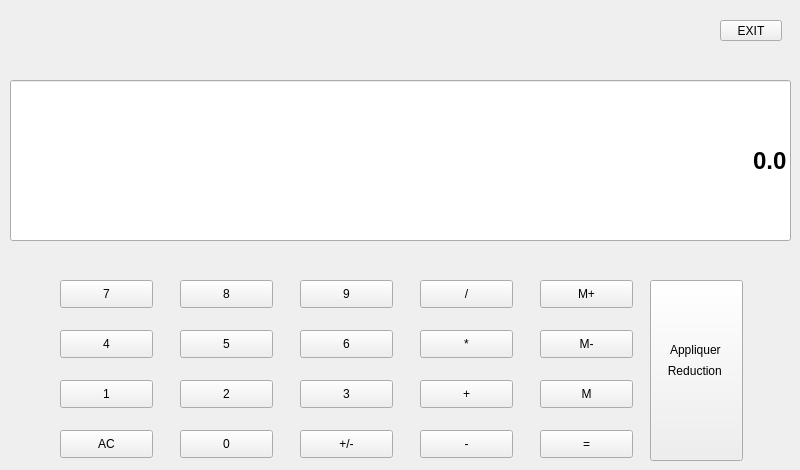
   <widget class="QWidget" name="Clients_stats">
    <attribute name="title">
     <string>Calcul</string>
    </attribute>
    <widget class="QPushButton" name="pushButton_Quit_2">
     <property name="geometry">
      <rect>
       <x>720</x>
       <y>20</y>
       <width>62</width>
       <height>21</height>
      </rect>
     </property>
     <property name="text">
      <string>EXIT</string>
     </property>
    </widget>
    <widget class="QLineEdit" name="Display">
     <property name="geometry">
      <rect>
       <x>10</x>
       <y>80</y>
       <width>781</width>
       <height>161</height>
      </rect>
     </property>
     <property name="sizePolicy">
      <sizepolicy hsizetype="Expanding" vsizetype="Expanding">
       <horstretch>0</horstretch>
       <verstretch>0</verstretch>
      </sizepolicy>
     </property>
     <property name="font">
      <font>
       <family>Arial</family>
       <pointsize>18</pointsize>
       <weight>75</weight>
       <bold>true</bold>
      </font>
     </property>
     <property name="text">
      <string>0.0</string>
     </property>
     <property name="alignment">
      <set>Qt::AlignRight|Qt::AlignTrailing|Qt::AlignVCenter</set>
     </property>
    </widget>
    <widget class="QPushButton" name="ChangeSign">
     <property name="geometry">
      <rect>
       <x>300</x>
       <y>430</y>
       <width>93</width>
       <height>28</height>
      </rect>
     </property>
     <property name="sizePolicy">
      <sizepolicy hsizetype="Preferred" vsizetype="Preferred">
       <horstretch>0</horstretch>
       <verstretch>0</verstretch>
      </sizepolicy>
     </property>
     <property name="text">
      <string>+/-</string>
     </property>
    </widget>
    <widget class="QPushButton" name="Subtract">
     <property name="geometry">
      <rect>
       <x>420</x>
       <y>430</y>
       <width>93</width>
       <height>28</height>
      </rect>
     </property>
     <property name="sizePolicy">
      <sizepolicy hsizetype="Preferred" vsizetype="Preferred">
       <horstretch>0</horstretch>
       <verstretch>0</verstretch>
      </sizepolicy>
     </property>
     <property name="text">
      <string>-</string>
     </property>
    </widget>
    <widget class="QPushButton" name="Button0">
     <property name="geometry">
      <rect>
       <x>180</x>
       <y>430</y>
       <width>93</width>
       <height>28</height>
      </rect>
     </property>
     <property name="sizePolicy">
      <sizepolicy hsizetype="Preferred" vsizetype="Preferred">
       <horstretch>0</horstretch>
       <verstretch>0</verstretch>
      </sizepolicy>
     </property>
     <property name="text">
      <string>0</string>
     </property>
    </widget>
    <widget class="QPushButton" name="Clear">
     <property name="geometry">
      <rect>
       <x>60</x>
       <y>430</y>
       <width>93</width>
       <height>28</height>
      </rect>
     </property>
     <property name="sizePolicy">
      <sizepolicy hsizetype="Preferred" vsizetype="Preferred">
       <horstretch>0</horstretch>
       <verstretch>0</verstretch>
      </sizepolicy>
     </property>
     <property name="text">
      <string>AC</string>
     </property>
    </widget>
    <widget class="QPushButton" name="Equals">
     <property name="geometry">
      <rect>
       <x>540</x>
       <y>430</y>
       <width>93</width>
       <height>28</height>
      </rect>
     </property>
     <property name="sizePolicy">
      <sizepolicy hsizetype="Preferred" vsizetype="Preferred">
       <horstretch>0</horstretch>
       <verstretch>0</verstretch>
      </sizepolicy>
     </property>
     <property name="styleSheet">
      <string notr="true">selection-background-color: rgb(255, 170, 0);
QPushButton {
     background-color: #ffaa00; border: 1px solid gray;
	border-radius: 0px;
	padding: 5px;
}
QPushButton:pressed {
    background-color: #A9A9A9; border: 1px solid gray;
	border-radius: 0px;
	padding: 5px;
}</string>
     </property>
     <property name="text">
      <string>=</string>
     </property>
    </widget>
    <widget class="QPushButton" name="Multiply">
     <property name="geometry">
      <rect>
       <x>420</x>
       <y>330</y>
       <width>93</width>
       <height>28</height>
      </rect>
     </property>
     <property name="sizePolicy">
      <sizepolicy hsizetype="Preferred" vsizetype="Preferred">
       <horstretch>0</horstretch>
       <verstretch>0</verstretch>
      </sizepolicy>
     </property>
     <property name="text">
      <string>*</string>
     </property>
    </widget>
    <widget class="QPushButton" name="Button6">
     <property name="geometry">
      <rect>
       <x>300</x>
       <y>330</y>
       <width>93</width>
       <height>28</height>
      </rect>
     </property>
     <property name="sizePolicy">
      <sizepolicy hsizetype="Preferred" vsizetype="Preferred">
       <horstretch>0</horstretch>
       <verstretch>0</verstretch>
      </sizepolicy>
     </property>
     <property name="text">
      <string>6</string>
     </property>
    </widget>
    <widget class="QPushButton" name="memClear">
     <property name="geometry">
      <rect>
       <x>540</x>
       <y>330</y>
       <width>93</width>
       <height>28</height>
      </rect>
     </property>
     <property name="sizePolicy">
      <sizepolicy hsizetype="Preferred" vsizetype="Preferred">
       <horstretch>0</horstretch>
       <verstretch>0</verstretch>
      </sizepolicy>
     </property>
     <property name="text">
      <string>M-</string>
     </property>
    </widget>
    <widget class="QPushButton" name="Button5">
     <property name="geometry">
      <rect>
       <x>180</x>
       <y>330</y>
       <width>93</width>
       <height>28</height>
      </rect>
     </property>
     <property name="sizePolicy">
      <sizepolicy hsizetype="Preferred" vsizetype="Preferred">
       <horstretch>0</horstretch>
       <verstretch>0</verstretch>
      </sizepolicy>
     </property>
     <property name="text">
      <string>5</string>
     </property>
    </widget>
    <widget class="QPushButton" name="Button4">
     <property name="geometry">
      <rect>
       <x>60</x>
       <y>330</y>
       <width>93</width>
       <height>28</height>
      </rect>
     </property>
     <property name="sizePolicy">
      <sizepolicy hsizetype="Preferred" vsizetype="Preferred">
       <horstretch>0</horstretch>
       <verstretch>0</verstretch>
      </sizepolicy>
     </property>
     <property name="text">
      <string>4</string>
     </property>
    </widget>
    <widget class="QPushButton" name="Add">
     <property name="geometry">
      <rect>
       <x>420</x>
       <y>380</y>
       <width>93</width>
       <height>28</height>
      </rect>
     </property>
     <property name="sizePolicy">
      <sizepolicy hsizetype="Preferred" vsizetype="Preferred">
       <horstretch>0</horstretch>
       <verstretch>0</verstretch>
      </sizepolicy>
     </property>
     <property name="text">
      <string>+</string>
     </property>
    </widget>
    <widget class="QPushButton" name="Button3">
     <property name="geometry">
      <rect>
       <x>300</x>
       <y>380</y>
       <width>93</width>
       <height>28</height>
      </rect>
     </property>
     <property name="sizePolicy">
      <sizepolicy hsizetype="Preferred" vsizetype="Preferred">
       <horstretch>0</horstretch>
       <verstretch>0</verstretch>
      </sizepolicy>
     </property>
     <property name="text">
      <string>3</string>
     </property>
    </widget>
    <widget class="QPushButton" name="memGet">
     <property name="geometry">
      <rect>
       <x>540</x>
       <y>380</y>
       <width>93</width>
       <height>28</height>
      </rect>
     </property>
     <property name="sizePolicy">
      <sizepolicy hsizetype="Preferred" vsizetype="Preferred">
       <horstretch>0</horstretch>
       <verstretch>0</verstretch>
      </sizepolicy>
     </property>
     <property name="text">
      <string>M</string>
     </property>
    </widget>
    <widget class="QPushButton" name="Button2">
     <property name="geometry">
      <rect>
       <x>180</x>
       <y>380</y>
       <width>93</width>
       <height>28</height>
      </rect>
     </property>
     <property name="sizePolicy">
      <sizepolicy hsizetype="Preferred" vsizetype="Preferred">
       <horstretch>0</horstretch>
       <verstretch>0</verstretch>
      </sizepolicy>
     </property>
     <property name="text">
      <string>2</string>
     </property>
    </widget>
    <widget class="QPushButton" name="Button1">
     <property name="geometry">
      <rect>
       <x>60</x>
       <y>380</y>
       <width>93</width>
       <height>28</height>
      </rect>
     </property>
     <property name="sizePolicy">
      <sizepolicy hsizetype="Preferred" vsizetype="Preferred">
       <horstretch>0</horstretch>
       <verstretch>0</verstretch>
      </sizepolicy>
     </property>
     <property name="text">
      <string>1</string>
     </property>
    </widget>
    <widget class="QPushButton" name="Divide">
     <property name="geometry">
      <rect>
       <x>420</x>
       <y>280</y>
       <width>93</width>
       <height>28</height>
      </rect>
     </property>
     <property name="sizePolicy">
      <sizepolicy hsizetype="Preferred" vsizetype="Preferred">
       <horstretch>0</horstretch>
       <verstretch>0</verstretch>
      </sizepolicy>
     </property>
     <property name="text">
      <string>/</string>
     </property>
    </widget>
    <widget class="QPushButton" name="Button9">
     <property name="geometry">
      <rect>
       <x>300</x>
       <y>280</y>
       <width>93</width>
       <height>28</height>
      </rect>
     </property>
     <property name="sizePolicy">
      <sizepolicy hsizetype="Preferred" vsizetype="Preferred">
       <horstretch>0</horstretch>
       <verstretch>0</verstretch>
      </sizepolicy>
     </property>
     <property name="text">
      <string>9</string>
     </property>
    </widget>
    <widget class="QPushButton" name="memAdd">
     <property name="geometry">
      <rect>
       <x>540</x>
       <y>280</y>
       <width>93</width>
       <height>28</height>
      </rect>
     </property>
     <property name="sizePolicy">
      <sizepolicy hsizetype="Preferred" vsizetype="Preferred">
       <horstretch>0</horstretch>
       <verstretch>0</verstretch>
      </sizepolicy>
     </property>
     <property name="text">
      <string>M+</string>
     </property>
    </widget>
    <widget class="QPushButton" name="Button8">
     <property name="geometry">
      <rect>
       <x>180</x>
       <y>280</y>
       <width>93</width>
       <height>28</height>
      </rect>
     </property>
     <property name="sizePolicy">
      <sizepolicy hsizetype="Preferred" vsizetype="Preferred">
       <horstretch>0</horstretch>
       <verstretch>0</verstretch>
      </sizepolicy>
     </property>
     <property name="text">
      <string>8</string>
     </property>
    </widget>
    <widget class="QPushButton" name="Button7">
     <property name="geometry">
      <rect>
       <x>60</x>
       <y>280</y>
       <width>93</width>
       <height>28</height>
      </rect>
     </property>
     <property name="sizePolicy">
      <sizepolicy hsizetype="Preferred" vsizetype="Preferred">
       <horstretch>0</horstretch>
       <verstretch>0</verstretch>
      </sizepolicy>
     </property>
     <property name="text">
      <string>7</string>
     </property>
    </widget>
    <widget class="QPushButton" name="pushButton">
     <property name="geometry">
      <rect>
       <x>650</x>
       <y>280</y>
       <width>93</width>
       <height>181</height>
      </rect>
     </property>
     <property name="text">
      <string>Reduction </string>
     </property>
    </widget>
    <widget class="QLabel" name="label_13">
     <property name="geometry">
      <rect>
       <x>670</x>
       <y>340</y>
       <width>71</width>
       <height>20</height>
      </rect>
     </property>
     <property name="text">
      <string>Appliquer</string>
     </property>
    </widget>
   </widget>
